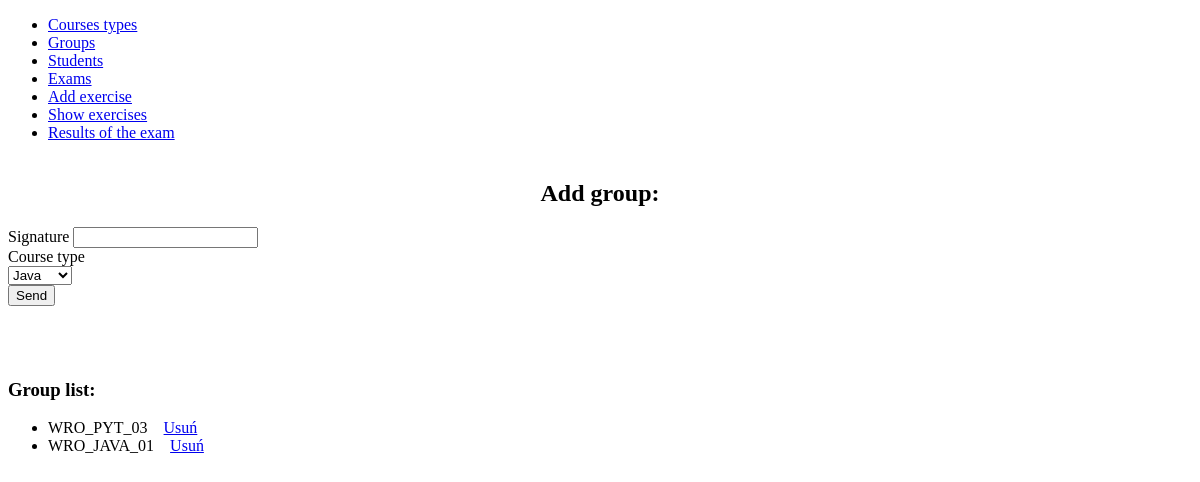
/groups, run on an earlier commit of the app's database.
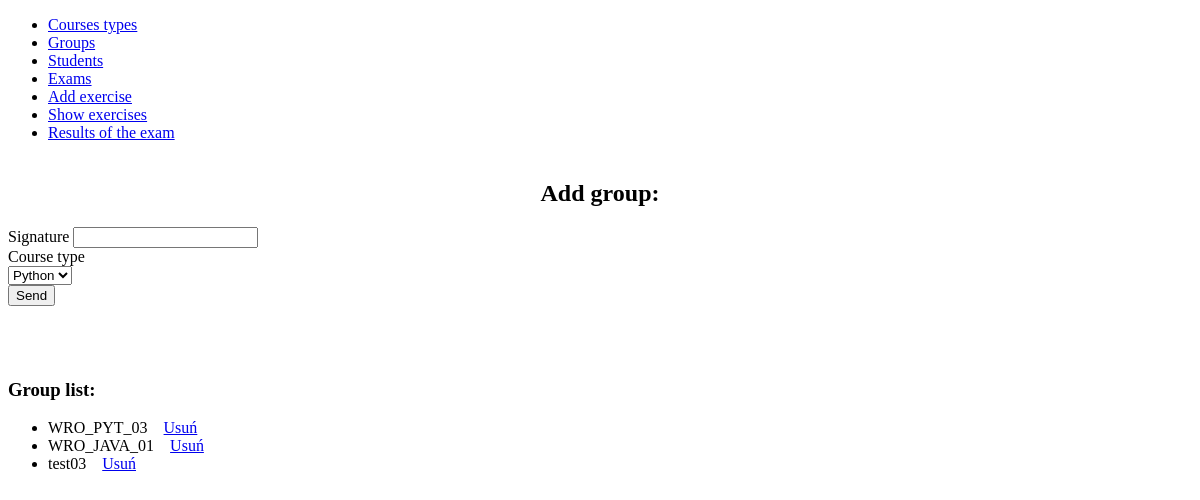
And on a later commit of the database.
### teams/models.py (models this page shows, shortened)
class Group(models.Model):
    signature = models.CharField(
        verbose_name="Signature",
        max_length=30
    )
    course_type = models.ForeignKey(
        CourseType,
        verbose_name='Course type',
        on_delete=models.SET_NULL,
        null=True
    )
    start_date = models.DateField(
        verbose_name="Start date",
        null=True,
        blank=True
    )
    class Meta:
        verbose_name = 'Group'
        verbose_name_plural = 'Groups'

### teams/views.py (the view, shortened to what this page needs)
# urls.py: path('groups', CreateGroup.as_view(), name='list-group'),
class CreateGroup(View):
    template_name = 'groups.html'
    def get(self, request):
        types = CourseType.objects.all()
        groups = Group.objects.all()
        return render(request, self.template_name, {'types': types, 'groups': groups})

### teams/templates/groups.html (shortened to what this page needs)
<!DOCTYPE html>
<html lang="en">
<head>
</head>
<body>
    {% extends 'base.html' %}
    {% block content %}
    <form method="POST">
        <h2><center>Add group:</center></h2>
        <label>Signature</label>
        <input type="text" name="signature" /><br>
        <label>Course type</label><br>
        <select name="type">
            {% for type in types %}
            <option value='{{ type.id }}'>{{ type.name }}</option>
            {% endfor %}
        </select><br>
        <input type="submit" value="Send" />
    </form>
    <br><br><br>
    <h3>Group list:</h3>
    <ul>
        {% for group in groups %}
        <li>{{ group.signature }}&nbsp;&nbsp;&nbsp;&nbsp;<a href="{% url 'delete-group' group.id %}">Usuń</a></li>
        {% endfor %}
    </ul>
    {% endblock %}

What changed in the data, as far as the page shows it:
added Group: signature "test03"
Also different on the page:
form field type: "Java" → "Python"
